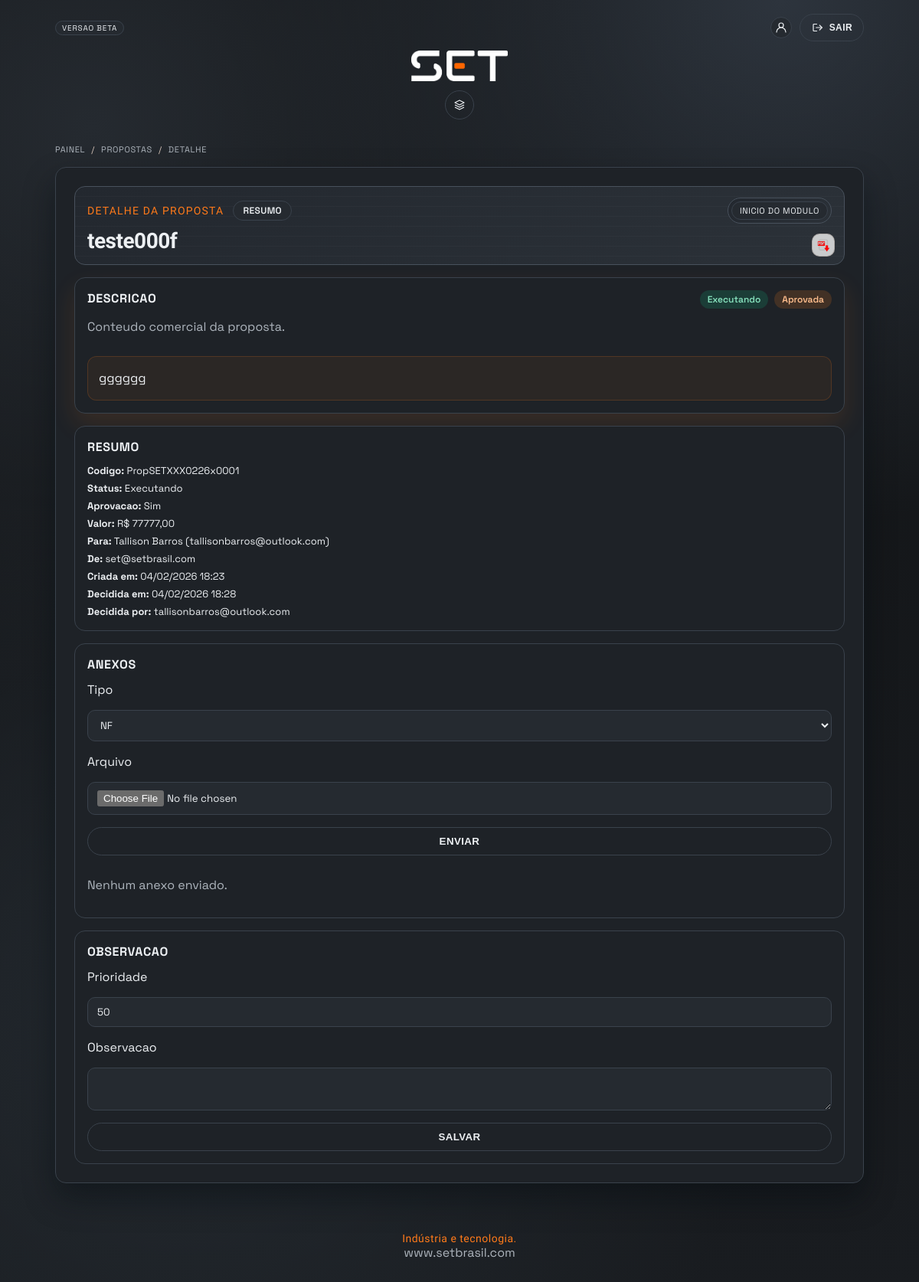
Page /propostas/1/ (signed in) on the committed database.
### core/models.py (models this page shows, shortened)
class Proposta(models.Model):
    cliente = models.ForeignKey("PerfilUsuario", on_delete=models.CASCADE, related_name="propostas")
    criada_por = models.ForeignKey(
        User,
        on_delete=models.SET_NULL,
        null=True,
        blank=True,
        related_name="propostas_criadas",
    )
    nome = models.CharField(max_length=120)
    codigo = models.CharField(max_length=40, blank=True)
    descricao = models.TextField()
    valor = models.DecimalField(max_digits=12, decimal_places=2, null=True, blank=True)
    prioridade = models.PositiveSmallIntegerField(
        default=50,
        validators=[MinValueValidator(1), MaxValueValidator(99)],
    )
    aprovada = models.BooleanField(null=True, blank=True)
    finalizada = models.BooleanField(default=False)
    finalizada_em = models.DateTimeField(null=True, blank=True)
    andamento = models.CharField(max_length=20, blank=True, default="")
    criado_em = models.DateTimeField(auto_now_add=True)
    decidido_em = models.DateTimeField(null=True, blank=True)
    aprovado_por = models.ForeignKey(
        User, on_delete=models.SET_NULL, null=True, blank=True, related_name="propostas_aprovadas"
    )
    observacao_cliente = models.TextField(blank=True)
    trabalho = models.ForeignKey(
        "RadarTrabalho",
        on_delete=models.SET_NULL,
        null=True,
        blank=True,
        related_name="propostas_vinculadas",
    )
    @property
    def origem_trabalho(self):
        return self.trabalho

class PerfilUsuario(models.Model):
    nome = models.CharField(max_length=120)
    email = models.EmailField()
    empresa = models.CharField(max_length=120, blank=True)
    sigla_cidade = models.CharField(max_length=3, blank=True)
    logo = models.ImageField(upload_to="clientes/logos/", blank=True, null=True)
    usuario = models.OneToOneField(User, on_delete=models.CASCADE)  # login do cliente
    ativo = models.BooleanField(default=True)
    tipos = models.ManyToManyField("TipoPerfil", blank=True, related_name="clientes")
    plantas = models.ManyToManyField("PlantaIO", blank=True, related_name="usuarios")
    financeiros = models.ManyToManyField("FinanceiroID", blank=True, related_name="usuarios")
    inventarios = models.ManyToManyField("InventarioID", blank=True, related_name="usuarios")
    listas_ip = models.ManyToManyField("ListaIPID", blank=True, related_name="usuarios")
    radares = models.ManyToManyField("RadarID", blank=True, related_name="usuarios")
    apps = models.ManyToManyField("App", blank=True, related_name="usuarios")

### core/views.py (the view, shortened to what this page needs)
# urls.py: path('propostas/<int:pk>/', views.proposta_detail, name="proposta_detail"),
@login_required
def proposta_detail(request, pk):
    cliente = _get_cliente(request.user)
    proposta_qs_base = Proposta.objects.select_related(
        "cliente",
        "criada_por",
        "aprovado_por",
        "trabalho",
        "trabalho__radar",
        "trabalho__classificacao",
        "trabalho__contrato",
    ).prefetch_related("anexos", "trabalho__atividades")
    if cliente:
        proposta_qs = proposta_qs_base.filter(Q(criada_por=request.user) | Q(cliente=cliente))
        proposta = get_object_or_404(proposta_qs, pk=pk)
    else:
        proposta = get_object_or_404(proposta_qs_base, pk=pk, criada_por=request.user)
    message = None
    trabalho_vinculado, trabalho_indisponivel = _resolve_proposta_trabalho(proposta, request.user)
    status_label = _proposta_status_label(proposta)
    return render(
        request,
        "core/proposta_detail.html",
        {
            "cliente": cliente,
            "proposta": proposta,
            "message": message,
            "status_label": status_label,
            "descricao_comercial": _sanitize_proposta_descricao(proposta.descricao),
            "trabalho_vinculado": trabalho_vinculado,
            "trabalho_indisponivel": trabalho_indisponivel,
        },
    )

### core/views.py (called while the page is built, shortened)
def _get_cliente(user):
    try:
        return user.perfilusuario
    except PerfilUsuario.DoesNotExist:
        email = (user.email or user.username or "").strip().lower()
        if not email:
            return None
        return PerfilUsuario.objects.filter(email__iexact=email).first()

def _proposta_status_label(proposta):
    if proposta.finalizada:
        return "Finalizada"
    if proposta.andamento == "EXECUTANDO":
        return "Executando"

def _clean_text(value):
    if value is None:
        return ""
    return str(value).strip()

def _sanitize_proposta_descricao(text):
    raw = _clean_text(text)
    if not raw:
        return ""
    lines = raw.splitlines()
    normalized = [line.strip().lower() for line in lines]
    has_old_block = (
        any(item == "origem tecnica" for item in normalized)
        and any(item.startswith("radar:") for item in normalized)
        and any(item.startswith("trabalho:") for item in normalized)
    )
    if not has_old_block:
        return raw

def _resolve_proposta_trabalho(proposta, user):
    if not proposta.trabalho_id:
        return None, False
    trabalho = _get_radar_trabalho_acessivel(user, proposta.trabalho_id)
    if trabalho:
        return trabalho, False
    return None, True

### core/templates/core/proposta_detail.html (shortened to what this page needs)
{% extends "core/base.html" %}
{% load static %}
{% block breadcrumbs %}
  <nav class="page-crumbs" aria-label="Breadcrumb">
    <a href="{% url 'painel' %}">Painel</a>
    <span class="crumb-sep">/</span>
    <a href="{% url 'propostas' %}">Propostas</a>
    <span class="crumb-sep">/</span>
    <span>Detalhe</span>
  </nav>
{% endblock %}
{% block content %}
  <section class="card stack{% if proposta.criada_por_id == request.user.id %} proposal-detail-sent{% else %} proposal-detail-received{% endif %}">
    <div class="page-hud">
      <div class="hud-top">
        <div class="hud-title">Detalhe da proposta</div>
        <div class="hud-pill">Resumo</div>
        <div class="hud-menu" aria-label="Menu do modulo">
          <a class="hud-menu-pill" href="{% url 'propostas' %}">Inicio do modulo</a>
        </div>
      </div>
      <div class="page-hud-head">
        <div>
          <h1 class="page-title">{{ proposta.nome }}</h1>
        </div>
      </div>
      <a class="proposal-hud-pdf-corner" href="{% url 'proposta_export_pdf' proposta.pk %}" target="_blank" rel="noopener noreferrer" title="Exportar PDF" aria-label="Exportar proposta em PDF">
        <img src="{% static 'core/IconePdfDownload.png' %}" alt="PDF">
      </a>
    </div>
    <div class="proposal-detail-flow">
        <div class="proposal-block proposal-block-description">
          <div class="proposal-block-head">
            <div>
              <h2 class="proposal-block-title">Descricao</h2>
              <p class="muted">Conteudo comercial da proposta.</p>
            </div>
            <div class="proposal-badge-row">
              <span class="badge badge-{{ status_label|lower }}">{{ status_label }}</span>
              {% if proposta.aprovada == True %}
                <span class="badge badge-aprovada">Aprovada</span>
              {% elif proposta.aprovada == False %}
                <span class="badge badge-reprovada">Reprovada</span>
              {% else %}
                <span class="badge badge-pendente">Aprovacao pendente</span>
              {% endif %}
            </div>
          </div>
          <div class="proposal-description proposal-description-spotlight">{{ descricao_comercial|linebreaksbr }}</div>
        </div>
        <div class="proposal-block">
          <div class="proposal-block-head">
            <h2 class="proposal-block-title">Resumo</h2>
          </div>
          <div class="proposal-meta-list">
            <div><strong>Codigo:</strong> {{ proposta.codigo }}</div>
            <div><strong>Status:</strong> {{ status_label }}</div>
            <div><strong>Aprovacao:</strong> {% if proposta.aprovada == True %}Sim{% elif proposta.aprovada == False %}Nao{% else %}Pendente{% endif %}</div>
            <div><strong>Valor:</strong> {% if proposta.valor is not None %}R$ {{ proposta.valor }}{% else %}A definir{% endif %}</div>
            <div><strong>Para:</strong> {{ proposta.cliente.nome }} ({{ proposta.cliente.email }})</div>
            {% if proposta.criada_por %}
              <div><strong>De:</strong> {{ proposta.criada_por.username }}</div>
            {% endif %}
            <div><strong>Criada em:</strong> {{ proposta.criado_em|date:"d/m/Y H:i" }}</div>
            {% if proposta.decidido_em %}
              <div><strong>Decidida em:</strong> {{ proposta.decidido_em|date:"d/m/Y H:i" }}</div>
            {% endif %}
            {% if proposta.aprovado_por %}
              <div><strong>Decidida por:</strong> {{ proposta.aprovado_por.username }}</div>
            {% endif %}
          </div>
        </div>
        <div class="proposal-block">
          <div class="proposal-block-head">
            <h2 class="proposal-block-title">Anexos</h2>
          </div>
          <form method="post" enctype="multipart/form-data" class="stack">
            <label>Tipo</label>
            <select name="tipo">
              {% for value, label in proposta.anexos.model.Tipo.choices %}
                <option value="{{ value }}">{{ label }}</option>
              {% endfor %}
            </select>
            <label>Arquivo</label>
            <input type="file" name="arquivo" required>
            <button class="btn btn-ghost" type="submit">Enviar</button>
          </form>
          {% if proposta.anexos.all %}
            <div class="user-list">
              {% for anexo in proposta.anexos.all %}
                <div class="user-row">
                  <div>
                    <div class="panel-title">{{ anexo.get_tipo_display }}</div>
                    <div class="muted">{{ anexo.criado_em|date:"d/m/Y H:i" }}</div>
                  </div>
                  <div class="form-actions">
                    <a class="btn btn-outline btn-compact" href="{{ anexo.arquivo.url }}" target="_blank" rel="noreferrer">Abrir</a>
                    <form method="post">
                      {% csrf_token %}
                      <input type="hidden" name="action" value="delete_anexo">
                      <input type="hidden" name="anexo_id" value="{{ anexo.id }}">
                      <button class="btn btn-ghost btn-compact" type="submit">Excluir</button>
                    </form>
                  </div>
                </div>
              {% endfor %}
            </div>
          {% else %}
            <p class="muted">Nenhum anexo enviado.</p>
          {% endif %}
        </div>
        <div class="proposal-block">
          <div class="proposal-block-head">
            <h2 class="proposal-block-title">Observacao</h2>
          </div>
          <form method="post" action="{% url 'salvar_observacao' proposta.pk %}" class="stack">
            <label for="id_prioridade">Prioridade</label>
            <input id="id_prioridade" type="number" name="prioridade" min="1" max="99" value="{{ proposta.prioridade }}">
            <label for="id_observacao">Observacao</label>
            <textarea id="id_observacao" name="observacao">{{ proposta.observacao_cliente }}</textarea>
            <button class="btn btn-ghost" type="submit">Salvar</button>
          </form>
        </div>
    </div>
  </section>
{% endblock %}

### rows in the picture
Proposta: nome "teste000f", andamento "Executando", descricao "gggggg", codigo "PropSETXXX0226x0001", valor "77777,00", cliente.nome "Tallison Barros", cliente.email "tallisonbarros@outlook.com", criada_por.username "set@setbrasil.com", criado_em "04/02/2026 18:23", decidido_em "04/02/2026 18:28", aprovado_por.username "tallisonbarros@outlook.com", tipo "NF", prioridade "50"
